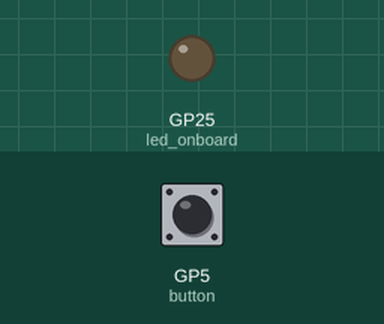
A program run on a simulated Raspberry Pi Pico running MicroPython. Shown: output pins drawn as LEDs (lit = HIGH). The test bench sets the inputs (shaded band); at power-on: GP5 (button) LOW.

Above: at 1.2 s.
1.3 s: GP5 (button) pulled HIGH for 0.15 s
At 2.5 s:
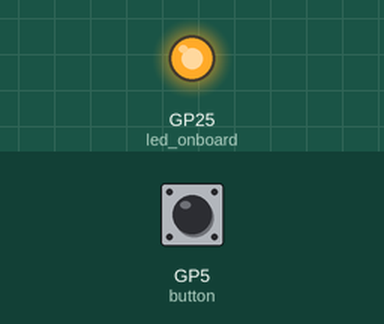
2.9 s: GP5 (button) pulled HIGH for 1 s
At 3.9 s:
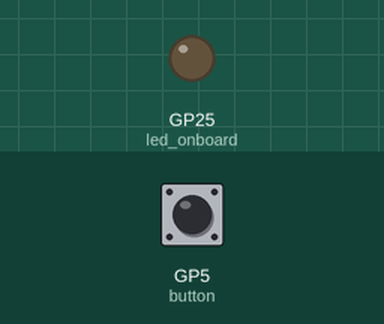
5.4 s: GP5 (button) pulled HIGH for 3.2 s
At 5.8 s:
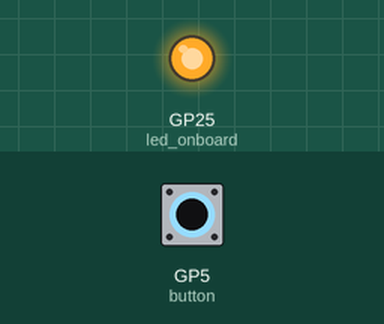
Timing chart, 0 to 8.4 s (numbered marks = the images above; inputs shaded):
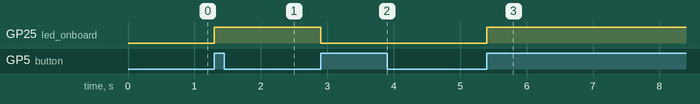

The program:

BlinkButtonInterrupt.py
```python
#Same as BlinkButton.py but this time interrupts are used to control onboard LED via button. Blinkbutton.py ile aynı ama bu sefer dahili LED'i buton ile kontrol etmek için kesme kullanıldı.
from machine import Pin, Timer
import utime
led_onboard = machine.Pin(25, machine.Pin.OUT) #LED onboard. Dahili LED
button = machine.Pin(5, Pin.IN, Pin.PULL_DOWN) #Button is connected on Pin 5. Buton Pin 5'e bağlandı.

def handle_interrupt(Pin):           #define interrupt handling function. Kesme fonksiyonunu tanımla
  led_onboard.toggle()
  utime.sleep(1) #Sleep for 1 seconds, if it's too short, multiple button presses will be registered for one button press. 1 saniye uyu, eğer süre çok kısa olursa, butona basma çoklu algılanabilir.

button.irq(trigger=Pin.IRQ_RISING, handler=handle_interrupt)
```

Measured:
- after the input at 1.3 s, GP25 (led_onboard): LOW → HIGH at once
- after the input at 2.9 s, GP25 (led_onboard): HIGH → LOW at once
- after the input at 5.4 s, GP25 (led_onboard): LOW → HIGH at once
